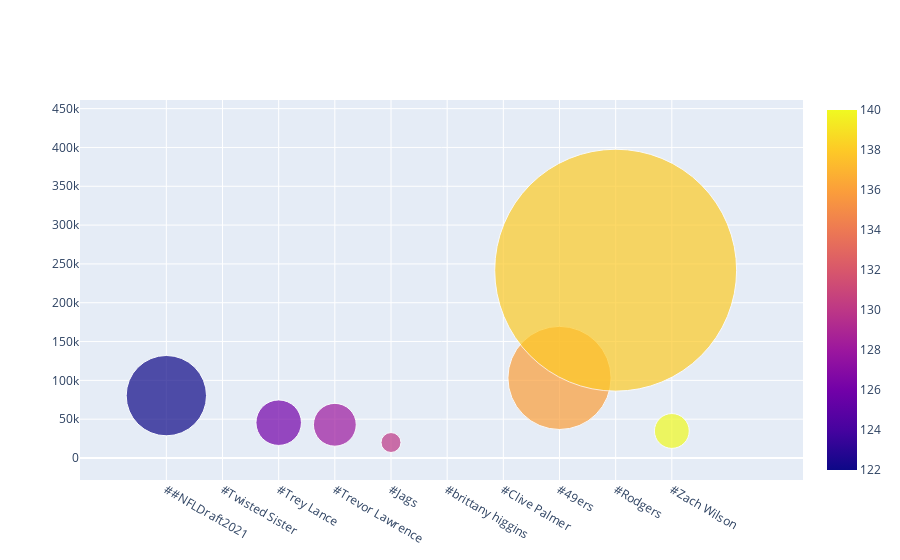

The notebook cell saved with this chart:
### Code cell
# !pip install plotly
import plotly.graph_objects as go

fig1 = go.Figure(data=[go.Scatter(
    x=n,
    y=tv,
    mode='markers',
    marker=dict(
        color=colours,
        size=size1,
        showscale=True
        )
)])
fig1.show()

bar1=[n,tv]

### Figure 1 — Plotly figure (JSON) as saved in the notebook; plotly's stock layout.template omitted (floating-point values rounded to 4 significant figures)
{"data": [{"marker": {"color": [122, 124, 126, 128, 130, 132, 134, 136, 138, 140], "showscale": true, "size": [80.32, 0, 45.49, 42.79, 19.94, 0, 0, 103.1, 241.9, 34.81]}, "mode": "markers", "type": "scatter", "x": ["##NFLDraft2021", "#Twisted Sister", "#Trey Lance", "#Trevor Lawrence", "#Jags", "#brittany higgins", "#Clive Palmer", "#49ers", "#Rodgers", "#Zach Wilson"], "y": [80324, 0, 45490, 42792, 19938, 0, 0, 103131, 241909, 34813]}], "layout": {}}
